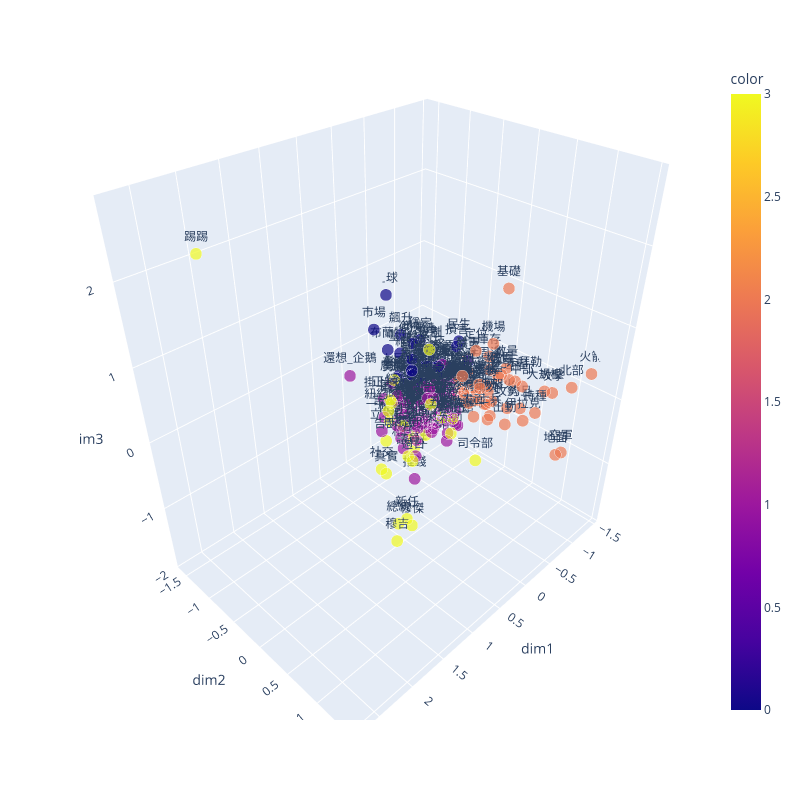

The cell this chart's notebook holds for it:
### Code cell
new_feat = reduceDim(feat,method='PCA',dim = 20) # 將 feat 這個矩陣降維成 20 維，並存入 new_feat 中
d3_feat = reduceDim(feat,method='PCA',dim = 3) # 將 feat 這個矩陣降維成 3 維，並存入 d3_feat 中
word_df = pd.DataFrame({
    "word":sample_words,
    "color":cluster(new_feat,n=4), # 將每個詞的顏色設為其所屬的群集,這裡是用降維後的 20 維向量來做分群，分成 4 群
    "dim1":d3_feat[:,0],
    "dim2":d3_feat[:,1],
    "dim3":d3_feat[:,2],

})
plotScatter3D(word_df, output_html="scatter_3d_cluster.html") # 畫出三維的散佈圖，並將其輸出為 scatter_3d_cluster.html

### Figure 1 — Plotly figure (JSON) as saved in the notebook; plotly's stock layout.template omitted (floating-point values rounded to 4 significant figures; data arrays with more than 128 entries replaced by an {"elided": "..."} marker saying what was removed)
{"data": [{"hovertemplate": "dim1=%{x}<br>dim2=%{y}<br>dim3=%{z}<br>size=%{marker.size}<br>word=%{text}<br>color=%{marker.color}<extra></extra>", "legendgroup": "", "marker": {"color": {"elided": "300 int values"}, "coloraxis": "coloraxis", "size": {"elided": "300 float values"}, "sizemode": "area", "sizeref": 0.00125, "symbol": "circle"}, "mode": "markers+text", "name": "", "scene": "scene", "showlegend": false, "text": {"elided": "300 str values"}, "type": "scatter3d", "x": {"elided": "300 float values"}, "y": {"elided": "300 float values"}, "z": {"elided": "300 float values"}}], "layout": {"coloraxis": {"colorbar": {"title": {"text": "color"}}, "colorscale": [[0, "#0d0887"], [0.1111, "#46039f"], [0.2222, "#7201a8"], [0.3333, "#9c179e"], [0.4444, "#bd3786"], [0.5556, "#d8576b"], [0.6667, "#ed7953"], [0.7778, "#fb9f3a"], [0.8889, "#fdca26"], [1, "#f0f921"]]}, "height": 800, "legend": {"itemsizing": "constant", "tracegroupgap": 0}, "margin": {"t": 60}, "scene": {"domain": {"x": [0, 1], "y": [0, 1]}, "xaxis": {"title": {"text": "dim1"}}, "yaxis": {"title": {"text": "dim2"}}, "zaxis": {"title": {"text": "dim3"}}}, "width": 800}}
